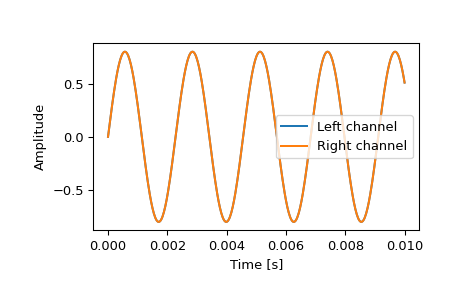

Source code (Python):
from os.path import dirname, join as pjoin
from scipy.io import wavfile
import scipy.io

# Get the filename for an example .wav file from the tests/data directory.

data_dir = pjoin(dirname(scipy.io.__file__), 'tests', 'data')
wav_fname = pjoin(data_dir, 'test-44100Hz-2ch-32bit-float-be.wav')

# Load the .wav file contents.

samplerate, data = wavfile.read(wav_fname)
print(f"number of channels = {data.shape[1]}")
# number of channels = 2
length = data.shape[0] / samplerate
print(f"length = {length}s")
# length = 0.01s

# Plot the waveform.

import matplotlib.pyplot as plt
import numpy as np
time = np.linspace(0., length, data.shape[0])
plt.plot(time, data[:, 0], label="Left channel")
plt.plot(time, data[:, 1], label="Right channel")
plt.legend()
plt.xlabel("Time [s]")
plt.ylabel("Amplitude")
plt.show()
